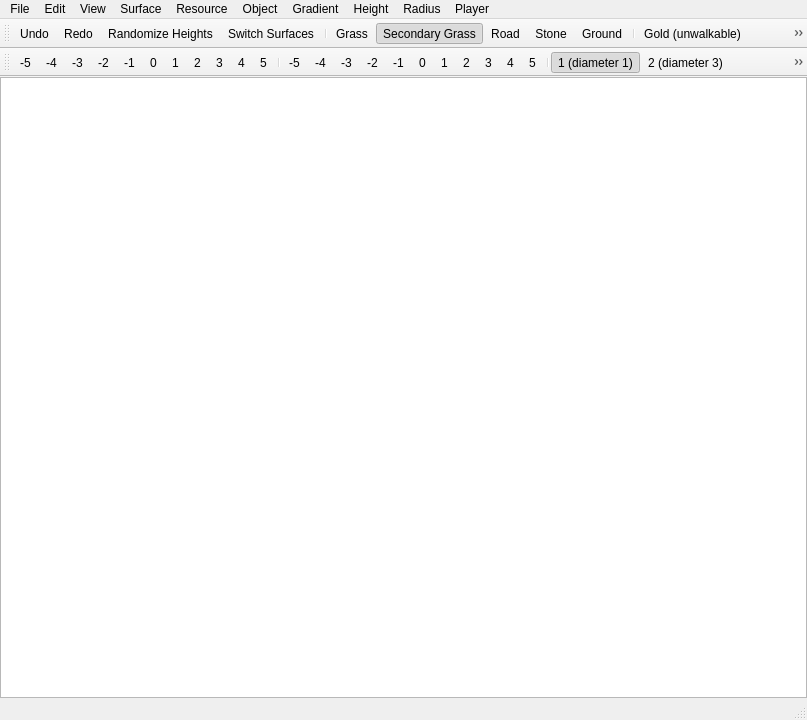
<?xml version="1.0" encoding="UTF-8"?>
<ui version="4.0">
 <author>Sebastian Riedel</author>
 <class>MainWindow</class>
 <widget class="QMainWindow" name="MainWindow">
  <property name="geometry">
   <rect>
    <x>0</x>
    <y>0</y>
    <width>807</width>
    <height>720</height>
   </rect>
  </property>
  <property name="windowTitle">
   <string>MegaGlest Map Editor</string>
  </property>
  <property name="windowIcon">
   <iconset resource="icons.qrc">
    <normaloff>:/mk/shared/editor.ico</normaloff>:/mk/shared/editor.ico</iconset>
  </property>
  <property name="locale">
   <locale language="English" country="UnitedStates"/>
  </property>
  <property name="iconSize">
   <size>
    <width>16</width>
    <height>16</height>
   </size>
  </property>
  <widget class="QWidget" name="centralWidget">
   <layout class="QVBoxLayout" name="verticalLayout">
    <property name="leftMargin">
     <number>0</number>
    </property>
    <property name="topMargin">
     <number>0</number>
    </property>
    <property name="rightMargin">
     <number>0</number>
    </property>
    <property name="bottomMargin">
     <number>0</number>
    </property>
    <item>
     <widget class="QGraphicsView" name="graphicsView">
      <property name="cursor" stdset="0">
       <cursorShape>CrossCursor</cursorShape>
      </property>
      <property name="mouseTracking">
       <bool>true</bool>
      </property>
      <property name="viewportUpdateMode">
       <enum>QGraphicsView::MinimalViewportUpdate</enum>
      </property>
     </widget>
    </item>
   </layout>
  </widget>
  <widget class="QMenuBar" name="menuBar">
   <property name="geometry">
    <rect>
     <x>0</x>
     <y>0</y>
     <width>807</width>
     <height>19</height>
    </rect>
   </property>
   <widget class="QMenu" name="menuFile">
    <property name="maximumSize">
     <size>
      <width>16777212</width>
      <height>16777215</height>
     </size>
    </property>
    <property name="title">
     <string>File</string>
    </property>
    <addaction name="actionNew"/>
    <addaction name="actionOpen"/>
    <addaction name="separator"/>
    <addaction name="actionSave"/>
    <addaction name="actionSave_as"/>
    <addaction name="separator"/>
    <addaction name="actionPreview"/>
    <addaction name="separator"/>
    <addaction name="actionQuit"/>
   </widget>
   <widget class="QMenu" name="menuEdit">
    <property name="title">
     <string>Edit</string>
    </property>
    <widget class="QMenu" name="menuMirror">
     <property name="title">
      <string>Mirror</string>
     </property>
     <addaction name="actionCopy_left_to_right"/>
     <addaction name="actionCopy"/>
     <addaction name="actionCopy_2"/>
     <addaction name="separator"/>
     <addaction name="actionRotate_Left_to_Right"/>
     <addaction name="actionTop_to_Bottom"/>
     <addaction name="actionBottem_LEeft_to_Top_Right"/>
     <addaction name="actionRotate_Top_Left_to_Bottom_Right"/>
    </widget>
    <addaction name="actionUndo"/>
    <addaction name="actionRedo"/>
    <addaction name="separator"/>
    <addaction name="actionReset_Players"/>
    <addaction name="actionResize"/>
    <addaction name="actionMirror"/>
    <addaction name="actionFlip_X"/>
    <addaction name="actionFlip_Y"/>
    <addaction name="menuMirror"/>
    <addaction name="actionRandomize_Heights"/>
    <addaction name="actionRandomize_Heights_Players"/>
    <addaction name="actionSwitch_Surfaces"/>
    <addaction name="actionInfo"/>
    <addaction name="actionAdvanced"/>
   </widget>
   <widget class="QMenu" name="menuView">
    <property name="title">
     <string>View</string>
    </property>
    <addaction name="actionReset_zoom_and_pos"/>
    <addaction name="actionGrid"/>
    <addaction name="actionHeigth_Map"/>
    <addaction name="actionWater"/>
    <addaction name="separator"/>
    <addaction name="actionHelp"/>
    <addaction name="actionAbout"/>
   </widget>
   <widget class="QMenu" name="menuSurface">
    <property name="title">
     <string>Surface</string>
    </property>
    <addaction name="actionGrass"/>
    <addaction name="actionSecondary_Grass"/>
    <addaction name="actionRoad"/>
    <addaction name="actionStone"/>
    <addaction name="actionGround"/>
   </widget>
   <widget class="QMenu" name="menuResource">
    <property name="title">
     <string>Resource</string>
    </property>
    <addaction name="separator"/>
    <addaction name="actionResource1"/>
    <addaction name="actionResource2"/>
    <addaction name="actionResource3"/>
    <addaction name="actionResource4"/>
    <addaction name="actionResource5"/>
   </widget>
   <widget class="QMenu" name="menuObject">
    <property name="title">
     <string>Object</string>
    </property>
    <addaction name="actionObject0"/>
    <addaction name="separator"/>
    <addaction name="actionObject1"/>
    <addaction name="actionObject2"/>
    <addaction name="actionObject3"/>
    <addaction name="actionObject4"/>
    <addaction name="actionObject5"/>
    <addaction name="actionObject6"/>
    <addaction name="actionObject7"/>
    <addaction name="actionObject8"/>
    <addaction name="actionObject9"/>
    <addaction name="actionObjectA"/>
   </widget>
   <widget class="QMenu" name="menuGradient">
    <property name="title">
     <string>Gradient</string>
    </property>
    <addaction name="actionGradient_5"/>
    <addaction name="actionGradient_4"/>
    <addaction name="actionGradient_3"/>
    <addaction name="actionGradient_2"/>
    <addaction name="actionGradient_1"/>
    <addaction name="actionGradient0"/>
    <addaction name="actionGradient1"/>
    <addaction name="actionGradient2"/>
    <addaction name="actionGradient3"/>
    <addaction name="actionGradient4"/>
    <addaction name="actionGradient5"/>
   </widget>
   <widget class="QMenu" name="menuHeight">
    <property name="title">
     <string>Height</string>
    </property>
    <addaction name="actionHeight_5"/>
    <addaction name="actionHeight_4"/>
    <addaction name="actionHeight_3"/>
    <addaction name="actionHeight_2"/>
    <addaction name="actionHeight_1"/>
    <addaction name="actionHeight0"/>
    <addaction name="actionHeight1"/>
    <addaction name="actionHeight2"/>
    <addaction name="actionHeight3"/>
    <addaction name="actionHeight4"/>
    <addaction name="actionHeight5"/>
   </widget>
   <widget class="QMenu" name="menuRadius">
    <property name="title">
     <string>Radius</string>
    </property>
    <addaction name="actionDiameter1"/>
    <addaction name="actionDiameter2"/>
    <addaction name="actionDiameter3"/>
    <addaction name="actionDiameter4"/>
    <addaction name="actionDiameter5"/>
    <addaction name="actionDiameter6"/>
    <addaction name="actionDiameter7"/>
    <addaction name="actionDiameter8"/>
    <addaction name="actionDiameter9"/>
   </widget>
   <widget class="QMenu" name="menuPlayer">
    <property name="title">
     <string>Player</string>
    </property>
    <addaction name="actionPlayer_1"/>
    <addaction name="actionPlayer_2"/>
    <addaction name="actionPlayer_3"/>
    <addaction name="actionPlayer_4"/>
    <addaction name="actionPlayer_5"/>
    <addaction name="actionPlayer_6"/>
    <addaction name="actionPlayer_7"/>
    <addaction name="actionPlayer_8"/>
   </widget>
   <addaction name="menuFile"/>
   <addaction name="menuEdit"/>
   <addaction name="menuView"/>
   <addaction name="menuSurface"/>
   <addaction name="menuResource"/>
   <addaction name="menuObject"/>
   <addaction name="menuGradient"/>
   <addaction name="menuHeight"/>
   <addaction name="menuRadius"/>
   <addaction name="menuPlayer"/>
  </widget>
  <widget class="QToolBar" name="mainToolBar">
   <property name="sizeIncrement">
    <size>
     <width>3</width>
     <height>0</height>
    </size>
   </property>
   <property name="windowTitle">
    <string>objects and surfaces</string>
   </property>
   <attribute name="toolBarArea">
    <enum>TopToolBarArea</enum>
   </attribute>
   <attribute name="toolBarBreak">
    <bool>false</bool>
   </attribute>
   <addaction name="actionUndo"/>
   <addaction name="actionRedo"/>
   <addaction name="actionRandomize_Heights"/>
   <addaction name="actionSwitch_Surfaces"/>
   <addaction name="separator"/>
   <addaction name="actionGrass"/>
   <addaction name="actionSecondary_Grass"/>
   <addaction name="actionRoad"/>
   <addaction name="actionStone"/>
   <addaction name="actionGround"/>
   <addaction name="separator"/>
   <addaction name="actionResource1"/>
   <addaction name="actionResource2"/>
   <addaction name="actionResource3"/>
   <addaction name="actionResource4"/>
   <addaction name="actionResource5"/>
   <addaction name="separator"/>
   <addaction name="actionObject0"/>
   <addaction name="actionObject1"/>
   <addaction name="actionObject2"/>
   <addaction name="actionObject3"/>
   <addaction name="actionObject4"/>
   <addaction name="actionObject5"/>
   <addaction name="actionObject6"/>
   <addaction name="actionObject7"/>
   <addaction name="actionObject8"/>
   <addaction name="actionObject9"/>
   <addaction name="actionObjectA"/>
  </widget>
  <widget class="QStatusBar" name="statusBar">
   <property name="styleSheet">
    <string notr="true">QStatusBar::item {
	border: 1px solid grey;
	border-radius: 3px;
	border-style: inset;
	margin-left: 1px;
	margin-right: 1px;
	font: 9pt &quot;Monospace&quot;;
}</string>
   </property>
  </widget>
  <widget class="QToolBar" name="toolBar">
   <property name="windowTitle">
    <string>Heights and diameters</string>
   </property>
   <attribute name="toolBarArea">
    <enum>TopToolBarArea</enum>
   </attribute>
   <attribute name="toolBarBreak">
    <bool>true</bool>
   </attribute>
   <addaction name="actionGradient_5"/>
   <addaction name="actionGradient_4"/>
   <addaction name="actionGradient_3"/>
   <addaction name="actionGradient_2"/>
   <addaction name="actionGradient_1"/>
   <addaction name="actionGradient0"/>
   <addaction name="actionGradient1"/>
   <addaction name="actionGradient2"/>
   <addaction name="actionGradient3"/>
   <addaction name="actionGradient4"/>
   <addaction name="actionGradient5"/>
   <addaction name="separator"/>
   <addaction name="actionHeight_5"/>
   <addaction name="actionHeight_4"/>
   <addaction name="actionHeight_3"/>
   <addaction name="actionHeight_2"/>
   <addaction name="actionHeight_1"/>
   <addaction name="actionHeight0"/>
   <addaction name="actionHeight1"/>
   <addaction name="actionHeight2"/>
   <addaction name="actionHeight3"/>
   <addaction name="actionHeight4"/>
   <addaction name="actionHeight5"/>
   <addaction name="separator"/>
   <addaction name="actionDiameter1"/>
   <addaction name="actionDiameter2"/>
   <addaction name="actionDiameter3"/>
   <addaction name="actionDiameter4"/>
   <addaction name="actionDiameter5"/>
   <addaction name="actionDiameter6"/>
   <addaction name="actionDiameter7"/>
   <addaction name="actionDiameter8"/>
   <addaction name="actionDiameter9"/>
  </widget>
  <action name="actionNew">
   <property name="text">
    <string>New</string>
   </property>
   <property name="shortcut">
    <string>Ctrl+N</string>
   </property>
  </action>
  <action name="actionOpen">
   <property name="text">
    <string>Open</string>
   </property>
   <property name="shortcut">
    <string>Ctrl+O</string>
   </property>
  </action>
  <action name="actionSave">
   <property name="text">
    <string>Save</string>
   </property>
   <property name="shortcut">
    <string>Ctrl+S</string>
   </property>
  </action>
  <action name="actionSave_as">
   <property name="text">
    <string>Save as ...</string>
   </property>
  </action>
  <action name="actionQuit">
   <property name="text">
    <string>Quit</string>
   </property>
   <property name="shortcut">
    <string>Ctrl+Q</string>
   </property>
  </action>
  <action name="actionUndo">
   <property name="icon">
    <iconset resource="icons.qrc">
     <normaloff>:/icons/edit_undo.png</normaloff>:/icons/edit_undo.png</iconset>
   </property>
   <property name="text">
    <string>Undo</string>
   </property>
   <property name="shortcut">
    <string>Ctrl+Z</string>
   </property>
  </action>
  <action name="actionRedo">
   <property name="icon">
    <iconset resource="icons.qrc">
     <normaloff>:/icons/edit_redo.png</normaloff>:/icons/edit_redo.png</iconset>
   </property>
   <property name="text">
    <string>Redo</string>
   </property>
   <property name="shortcut">
    <string>Ctrl+Y</string>
   </property>
  </action>
  <action name="actionReset_Players">
   <property name="text">
    <string>Reset Players...</string>
   </property>
  </action>
  <action name="actionResize">
   <property name="text">
    <string>Resize...</string>
   </property>
  </action>
  <action name="actionMirror">
   <property name="text">
    <string>Flip Diagonal</string>
   </property>
  </action>
  <action name="actionFlip_X">
   <property name="text">
    <string>Flip X</string>
   </property>
  </action>
  <action name="actionFlip_Y">
   <property name="text">
    <string>Flip Y</string>
   </property>
  </action>
  <action name="actionRandomize_Heights">
   <property name="icon">
    <iconset resource="icons.qrc">
     <normaloff>:/icons/edit_randomize-heights.png</normaloff>:/icons/edit_randomize-heights.png</iconset>
   </property>
   <property name="text">
    <string>Randomize Heights</string>
   </property>
  </action>
  <action name="actionRandomize_Heights_Players">
   <property name="text">
    <string>Randomize Heights/Players</string>
   </property>
  </action>
  <action name="actionSwitch_Surfaces">
   <property name="icon">
    <iconset resource="icons.qrc">
     <normaloff>:/icons/edit_switch-surfaces.png</normaloff>:/icons/edit_switch-surfaces.png</iconset>
   </property>
   <property name="text">
    <string>Switch Surfaces...</string>
   </property>
  </action>
  <action name="actionInfo">
   <property name="text">
    <string>Info...</string>
   </property>
  </action>
  <action name="actionAdvanced">
   <property name="text">
    <string>Advanced</string>
   </property>
  </action>
  <action name="actionReset_zoom_and_pos">
   <property name="text">
    <string>Reset zoom and pos</string>
   </property>
  </action>
  <action name="actionGrid">
   <property name="checkable">
    <bool>true</bool>
   </property>
   <property name="text">
    <string>Grid</string>
   </property>
  </action>
  <action name="actionHeigth_Map">
   <property name="checkable">
    <bool>true</bool>
   </property>
   <property name="text">
    <string>Heigth Map</string>
   </property>
  </action>
  <action name="actionWater">
   <property name="checkable">
    <bool>true</bool>
   </property>
   <property name="checked">
    <bool>true</bool>
   </property>
   <property name="text">
    <string>Hide Water</string>
   </property>
  </action>
  <action name="actionHelp">
   <property name="text">
    <string>Help...</string>
   </property>
   <property name="shortcut">
    <string>F1</string>
   </property>
  </action>
  <action name="actionAbout">
   <property name="text">
    <string>About...</string>
   </property>
  </action>
  <action name="actionGrass">
   <property name="checkable">
    <bool>true</bool>
   </property>
   <property name="icon">
    <iconset resource="icons.qrc">
     <normaloff>:/icons/brush_surface_grass1.png</normaloff>:/icons/brush_surface_grass1.png</iconset>
   </property>
   <property name="text">
    <string>Grass</string>
   </property>
  </action>
  <action name="actionSecondary_Grass">
   <property name="checkable">
    <bool>true</bool>
   </property>
   <property name="checked">
    <bool>true</bool>
   </property>
   <property name="icon">
    <iconset resource="icons.qrc">
     <normaloff>:/icons/brush_surface_grass2.png</normaloff>:/icons/brush_surface_grass2.png</iconset>
   </property>
   <property name="text">
    <string>Secondary Grass</string>
   </property>
  </action>
  <action name="actionRoad">
   <property name="checkable">
    <bool>true</bool>
   </property>
   <property name="icon">
    <iconset resource="icons.qrc">
     <normaloff>:/icons/brush_surface_road.png</normaloff>:/icons/brush_surface_road.png</iconset>
   </property>
   <property name="text">
    <string>Road</string>
   </property>
  </action>
  <action name="actionStone">
   <property name="checkable">
    <bool>true</bool>
   </property>
   <property name="icon">
    <iconset resource="icons.qrc">
     <normaloff>:/icons/brush_surface_stone.png</normaloff>:/icons/brush_surface_stone.png</iconset>
   </property>
   <property name="text">
    <string>Stone</string>
   </property>
  </action>
  <action name="actionGround">
   <property name="checkable">
    <bool>true</bool>
   </property>
   <property name="icon">
    <iconset resource="icons.qrc">
     <normaloff>:/icons/brush_surface_custom.png</normaloff>:/icons/brush_surface_custom.png</iconset>
   </property>
   <property name="text">
    <string>Ground</string>
   </property>
  </action>
  <action name="actionResource1">
   <property name="checkable">
    <bool>true</bool>
   </property>
   <property name="icon">
    <iconset resource="icons.qrc">
     <normaloff>:/icons/brush_resource_1-gold.png</normaloff>:/icons/brush_resource_1-gold.png</iconset>
   </property>
   <property name="text">
    <string>Gold (unwalkable)</string>
   </property>
  </action>
  <action name="actionResource2">
   <property name="checkable">
    <bool>true</bool>
   </property>
   <property name="icon">
    <iconset resource="icons.qrc">
     <normaloff>:/icons/brush_resource_2-stone.png</normaloff>:/icons/brush_resource_2-stone.png</iconset>
   </property>
   <property name="text">
    <string>Stone (unwalkable)</string>
   </property>
  </action>
  <action name="actionResource3">
   <property name="checkable">
    <bool>true</bool>
   </property>
   <property name="icon">
    <iconset resource="icons.qrc">
     <normaloff>:/icons/brush_resource_3.png</normaloff>:/icons/brush_resource_3.png</iconset>
   </property>
   <property name="text">
    <string>3 - custom</string>
   </property>
  </action>
  <action name="actionResource4">
   <property name="checkable">
    <bool>true</bool>
   </property>
   <property name="icon">
    <iconset resource="icons.qrc">
     <normaloff>:/icons/brush_resource_4.png</normaloff>:/icons/brush_resource_4.png</iconset>
   </property>
   <property name="text">
    <string>4 - custom</string>
   </property>
  </action>
  <action name="actionResource5">
   <property name="checkable">
    <bool>true</bool>
   </property>
   <property name="icon">
    <iconset resource="icons.qrc">
     <normaloff>:/icons/brush_resource_5.png</normaloff>:/icons/brush_resource_5.png</iconset>
   </property>
   <property name="text">
    <string>5 - custom</string>
   </property>
  </action>
  <action name="actionObject0">
   <property name="checkable">
    <bool>true</bool>
   </property>
   <property name="icon">
    <iconset resource="icons.qrc">
     <normaloff>:/icons/brush_none.png</normaloff>:/icons/brush_none.png</iconset>
   </property>
   <property name="text">
    <string>None (erase)</string>
   </property>
   <property name="shortcut">
    <string>Alt+0</string>
   </property>
  </action>
  <action name="actionObject1">
   <property name="checkable">
    <bool>true</bool>
   </property>
   <property name="icon">
    <iconset resource="icons.qrc">
     <normaloff>:/icons/brush_object_tree.png</normaloff>:/icons/brush_object_tree.png</iconset>
   </property>
   <property name="text">
    <string>Tree (harvestable)</string>
   </property>
  </action>
  <action name="actionObject2">
   <property name="checkable">
    <bool>true</bool>
   </property>
   <property name="icon">
    <iconset resource="icons.qrc">
     <normaloff>:/icons/brush_object_dead-tree.png</normaloff>:/icons/brush_object_dead-tree.png</iconset>
   </property>
   <property name="text">
    <string>Dead tree / Cactuses / Thornbush</string>
   </property>
  </action>
  <action name="actionObject3">
   <property name="checkable">
    <bool>true</bool>
   </property>
   <property name="icon">
    <iconset resource="icons.qrc">
     <normaloff>:/icons/brush_object_stone.png</normaloff>:/icons/brush_object_stone.png</iconset>
   </property>
   <property name="text">
    <string>Stone</string>
   </property>
  </action>
  <action name="actionObject4">
   <property name="checkable">
    <bool>true</bool>
   </property>
   <property name="icon">
    <iconset resource="icons.qrc">
     <normaloff>:/icons/brush_object_bush.png</normaloff>:/icons/brush_object_bush.png</iconset>
   </property>
   <property name="text">
    <string>Bush / Grass / Fern (walkable)</string>
   </property>
  </action>
  <action name="actionObject5">
   <property name="checkable">
    <bool>true</bool>
   </property>
   <property name="icon">
    <iconset resource="icons.qrc">
     <normaloff>:/icons/brush_object_water-object.png</normaloff>:/icons/brush_object_water-object.png</iconset>
   </property>
   <property name="text">
    <string>Water object / Reed / Papyrus (walkable)</string>
   </property>
  </action>
  <action name="actionObject6">
   <property name="checkable">
    <bool>true</bool>
   </property>
   <property name="icon">
    <iconset resource="icons.qrc">
     <normaloff>:/icons/brush_object_c1-bigtree.png</normaloff>:/icons/brush_object_c1-bigtree.png</iconset>
   </property>
   <property name="text">
    <string>Big tree / Old palm</string>
   </property>
  </action>
  <action name="actionObject7">
   <property name="checkable">
    <bool>true</bool>
   </property>
   <property name="icon">
    <iconset resource="icons.qrc">
     <normaloff>:/icons/brush_object_c2-hanged.png</normaloff>:/icons/brush_object_c2-hanged.png</iconset>
   </property>
   <property name="text">
    <string>Hanged / Impaled</string>
   </property>
  </action>
  <action name="actionObject8">
   <property name="checkable">
    <bool>true</bool>
   </property>
   <property name="icon">
    <iconset resource="icons.qrc">
     <normaloff>:/icons/brush_object_c3-statue.png</normaloff>:/icons/brush_object_c3-statue.png</iconset>
   </property>
   <property name="text">
    <string>Statues</string>
   </property>
  </action>
  <action name="actionObject9">
   <property name="checkable">
    <bool>true</bool>
   </property>
   <property name="icon">
    <iconset resource="icons.qrc">
     <normaloff>:/icons/brush_object_c4-bigrock.png</normaloff>:/icons/brush_object_c4-bigrock.png</iconset>
   </property>
   <property name="text">
    <string>Mountain</string>
   </property>
  </action>
  <action name="actionObjectA">
   <property name="checkable">
    <bool>true</bool>
   </property>
   <property name="icon">
    <iconset resource="icons.qrc">
     <normaloff>:/icons/brush_object_c5-blocking.png</normaloff>:/icons/brush_object_c5-blocking.png</iconset>
   </property>
   <property name="text">
    <string>Invisible Blocking Object</string>
   </property>
  </action>
  <action name="actionGradient_5">
   <property name="checkable">
    <bool>true</bool>
   </property>
   <property name="icon">
    <iconset resource="icons.qrc">
     <normaloff>:/icons/brush_gradient_n5.png</normaloff>:/icons/brush_gradient_n5.png</iconset>
   </property>
   <property name="text">
    <string>-5</string>
   </property>
  </action>
  <action name="actionGradient_4">
   <property name="checkable">
    <bool>true</bool>
   </property>
   <property name="icon">
    <iconset resource="icons.qrc">
     <normaloff>:/icons/brush_gradient_n4.png</normaloff>:/icons/brush_gradient_n4.png</iconset>
   </property>
   <property name="text">
    <string>-4</string>
   </property>
  </action>
  <action name="actionGradient_3">
   <property name="checkable">
    <bool>true</bool>
   </property>
   <property name="icon">
    <iconset resource="icons.qrc">
     <normaloff>:/icons/brush_gradient_n3.png</normaloff>:/icons/brush_gradient_n3.png</iconset>
   </property>
   <property name="text">
    <string>-3</string>
   </property>
  </action>
  <action name="actionGradient_2">
   <property name="checkable">
    <bool>true</bool>
   </property>
   <property name="icon">
    <iconset resource="icons.qrc">
     <normaloff>:/icons/brush_gradient_n2.png</normaloff>:/icons/brush_gradient_n2.png</iconset>
   </property>
   <property name="text">
    <string>-2</string>
   </property>
  </action>
  <action name="actionGradient_1">
   <property name="checkable">
    <bool>true</bool>
   </property>
   <property name="icon">
    <iconset resource="icons.qrc">
     <normaloff>:/icons/brush_gradient_n1.png</normaloff>:/icons/brush_gradient_n1.png</iconset>
   </property>
   <property name="text">
    <string>-1</string>
   </property>
  </action>
  <action name="actionGradient0">
   <property name="checkable">
    <bool>true</bool>
   </property>
   <property name="icon">
    <iconset resource="icons.qrc">
     <normaloff>:/icons/brush_gradient_0.png</normaloff>:/icons/brush_gradient_0.png</iconset>
   </property>
   <property name="text">
    <string>0</string>
   </property>
  </action>
  <action name="actionGradient1">
   <property name="checkable">
    <bool>true</bool>
   </property>
   <property name="icon">
    <iconset resource="icons.qrc">
     <normaloff>:/icons/brush_gradient_p1.png</normaloff>:/icons/brush_gradient_p1.png</iconset>
   </property>
   <property name="text">
    <string>1</string>
   </property>
  </action>
  <action name="actionGradient2">
   <property name="checkable">
    <bool>true</bool>
   </property>
   <property name="icon">
    <iconset resource="icons.qrc">
     <normaloff>:/icons/brush_gradient_p2.png</normaloff>:/icons/brush_gradient_p2.png</iconset>
   </property>
   <property name="text">
    <string>2</string>
   </property>
  </action>
  <action name="actionGradient3">
   <property name="checkable">
    <bool>true</bool>
   </property>
   <property name="icon">
    <iconset resource="icons.qrc">
     <normaloff>:/icons/brush_gradient_p3.png</normaloff>:/icons/brush_gradient_p3.png</iconset>
   </property>
   <property name="text">
    <string>3</string>
   </property>
  </action>
  <action name="actionGradient4">
   <property name="checkable">
    <bool>true</bool>
   </property>
   <property name="icon">
    <iconset resource="icons.qrc">
     <normaloff>:/icons/brush_gradient_p4.png</normaloff>:/icons/brush_gradient_p4.png</iconset>
   </property>
   <property name="text">
    <string>4</string>
   </property>
  </action>
  <action name="actionGradient5">
   <property name="checkable">
    <bool>true</bool>
   </property>
   <property name="icon">
    <iconset resource="icons.qrc">
     <normaloff>:/icons/brush_gradient_p5.png</normaloff>:/icons/brush_gradient_p5.png</iconset>
   </property>
   <property name="text">
    <string>5</string>
   </property>
  </action>
  <action name="actionHeight_5">
   <property name="checkable">
    <bool>true</bool>
   </property>
   <property name="icon">
    <iconset resource="icons.qrc">
     <normaloff>:/icons/brush_height_n5.png</normaloff>:/icons/brush_height_n5.png</iconset>
   </property>
   <property name="text">
    <string>-5</string>
   </property>
  </action>
  <action name="actionHeight_4">
   <property name="checkable">
    <bool>true</bool>
   </property>
   <property name="icon">
    <iconset resource="icons.qrc">
     <normaloff>:/icons/brush_height_n4.png</normaloff>:/icons/brush_height_n4.png</iconset>
   </property>
   <property name="text">
    <string>-4</string>
   </property>
  </action>
  <action name="actionHeight_3">
   <property name="checkable">
    <bool>true</bool>
   </property>
   <property name="icon">
    <iconset resource="icons.qrc">
     <normaloff>:/icons/brush_height_n3.png</normaloff>:/icons/brush_height_n3.png</iconset>
   </property>
   <property name="text">
    <string>-3</string>
   </property>
  </action>
  <action name="actionHeight_2">
   <property name="checkable">
    <bool>true</bool>
   </property>
   <property name="icon">
    <iconset resource="icons.qrc">
     <normaloff>:/icons/brush_height_n2.png</normaloff>:/icons/brush_height_n2.png</iconset>
   </property>
   <property name="text">
    <string>-2</string>
   </property>
  </action>
  <action name="actionHeight_1">
   <property name="checkable">
    <bool>true</bool>
   </property>
   <property name="icon">
    <iconset resource="icons.qrc">
     <normaloff>:/icons/brush_height_n1.png</normaloff>:/icons/brush_height_n1.png</iconset>
   </property>
   <property name="text">
    <string>-1</string>
   </property>
  </action>
  <action name="actionHeight0">
   <property name="checkable">
    <bool>true</bool>
   </property>
   <property name="icon">
    <iconset resource="icons.qrc">
     <normaloff>:/icons/brush_height_0.png</normaloff>:/icons/brush_height_0.png</iconset>
   </property>
   <property name="text">
    <string>0</string>
   </property>
  </action>
  <action name="actionHeight1">
   <property name="checkable">
    <bool>true</bool>
   </property>
   <property name="icon">
    <iconset resource="icons.qrc">
     <normaloff>:/icons/brush_height_p1.png</normaloff>:/icons/brush_height_p1.png</iconset>
   </property>
   <property name="text">
    <string>1</string>
   </property>
  </action>
  <action name="actionHeight2">
   <property name="checkable">
    <bool>true</bool>
   </property>
   <property name="icon">
    <iconset resource="icons.qrc">
     <normaloff>:/icons/brush_height_p2.png</normaloff>:/icons/brush_height_p2.png</iconset>
   </property>
   <property name="text">
    <string>2</string>
   </property>
  </action>
  <action name="actionHeight3">
   <property name="checkable">
    <bool>true</bool>
   </property>
   <property name="icon">
    <iconset resource="icons.qrc">
     <normaloff>:/icons/brush_height_p3.png</normaloff>:/icons/brush_height_p3.png</iconset>
   </property>
   <property name="text">
    <string>3</string>
   </property>
  </action>
  <action name="actionHeight4">
   <property name="checkable">
    <bool>true</bool>
   </property>
   <property name="icon">
    <iconset resource="icons.qrc">
     <normaloff>:/icons/brush_height_p4.png</normaloff>:/icons/brush_height_p4.png</iconset>
   </property>
   <property name="text">
    <string>4</string>
   </property>
  </action>
  <action name="actionHeight5">
   <property name="checkable">
    <bool>true</bool>
   </property>
   <property name="icon">
    <iconset resource="icons.qrc">
     <normaloff>:/icons/brush_height_p5.png</normaloff>:/icons/brush_height_p5.png</iconset>
   </property>
   <property name="text">
    <string>5</string>
   </property>
  </action>
  <action name="actionDiameter1">
   <property name="checkable">
    <bool>true</bool>
   </property>
   <property name="checked">
    <bool>true</bool>
   </property>
   <property name="icon">
    <iconset resource="icons.qrc">
     <normaloff>:/icons/radius_1.png</normaloff>:/icons/radius_1.png</iconset>
   </property>
   <property name="text">
    <string>1 (diameter 1)</string>
   </property>
   <property name="shortcut">
    <string>Alt+1</string>
   </property>
  </action>
  <action name="actionDiameter2">
   <property name="checkable">
    <bool>true</bool>
   </property>
   <property name="icon">
    <iconset resource="icons.qrc">
     <normaloff>:/icons/radius_2.png</normaloff>:/icons/radius_2.png</iconset>
   </property>
   <property name="text">
    <string>2 (diameter 3)</string>
   </property>
   <property name="shortcut">
    <string>Alt+2</string>
   </property>
  </action>
  <action name="actionDiameter3">
   <property name="checkable">
    <bool>true</bool>
   </property>
   <property name="icon">
    <iconset resource="icons.qrc">
     <normaloff>:/icons/radius_3.png</normaloff>:/icons/radius_3.png</iconset>
   </property>
   <property name="text">
    <string>3 (diameter 5)</string>
   </property>
   <property name="shortcut">
    <string>Alt+3</string>
   </property>
  </action>
  <action name="actionDiameter4">
   <property name="checkable">
    <bool>true</bool>
   </property>
   <property name="icon">
    <iconset resource="icons.qrc">
     <normaloff>:/icons/radius_4.png</normaloff>:/icons/radius_4.png</iconset>
   </property>
   <property name="text">
    <string>4 (diameter 7)</string>
   </property>
   <property name="shortcut">
    <string>Alt+4</string>
   </property>
  </action>
  <action name="actionDiameter5">
   <property name="checkable">
    <bool>true</bool>
   </property>
   <property name="icon">
    <iconset resource="icons.qrc">
     <normaloff>:/icons/radius_5.png</normaloff>:/icons/radius_5.png</iconset>
   </property>
   <property name="text">
    <string>5 (diameter 9)</string>
   </property>
   <property name="shortcut">
    <string>Alt+5</string>
   </property>
  </action>
  <action name="actionDiameter6">
   <property name="checkable">
    <bool>true</bool>
   </property>
   <property name="icon">
    <iconset resource="icons.qrc">
     <normaloff>:/icons/radius_6.png</normaloff>:/icons/radius_6.png</iconset>
   </property>
   <property name="text">
    <string>6 (diameter 11)</string>
   </property>
   <property name="shortcut">
    <string>Alt+6</string>
   </property>
  </action>
  <action name="actionDiameter7">
   <property name="checkable">
    <bool>true</bool>
   </property>
   <property name="icon">
    <iconset resource="icons.qrc">
     <normaloff>:/icons/radius_7.png</normaloff>:/icons/radius_7.png</iconset>
   </property>
   <property name="text">
    <string>7 (diameter 13)</string>
   </property>
   <property name="shortcut">
    <string>Alt+7</string>
   </property>
  </action>
  <action name="actionDiameter8">
   <property name="checkable">
    <bool>true</bool>
   </property>
   <property name="icon">
    <iconset resource="icons.qrc">
     <normaloff>:/icons/radius_8.png</normaloff>:/icons/radius_8.png</iconset>
   </property>
   <property name="text">
    <string>8 (diameter 15)</string>
   </property>
   <property name="shortcut">
    <string>Alt+8</string>
   </property>
  </action>
  <action name="actionDiameter9">
   <property name="checkable">
    <bool>true</bool>
   </property>
   <property name="icon">
    <iconset resource="icons.qrc">
     <normaloff>:/icons/radius_9.png</normaloff>:/icons/radius_9.png</iconset>
   </property>
   <property name="text">
    <string>9 (diameter 17)</string>
   </property>
   <property name="shortcut">
    <string>Alt+9</string>
   </property>
  </action>
  <action name="actionPlayer_1">
   <property name="icon">
    <iconset resource="icons.qrc">
     <normaloff>:/icons/brush_players_red.png</normaloff>:/icons/brush_players_red.png</iconset>
   </property>
   <property name="text">
    <string>Player 1 Red</string>
   </property>
  </action>
  <action name="actionPlayer_2">
   <property name="icon">
    <iconset resource="icons.qrc">
     <normaloff>:/icons/brush_players_blue.png</normaloff>:/icons/brush_players_blue.png</iconset>
   </property>
   <property name="text">
    <string>Player 2 Blue</string>
   </property>
  </action>
  <action name="actionPlayer_3">
   <property name="icon">
    <iconset resource="icons.qrc">
     <normaloff>:/icons/brush_players_green.png</normaloff>:/icons/brush_players_green.png</iconset>
   </property>
   <property name="text">
    <string>Player 3 Green</string>
   </property>
  </action>
  <action name="actionPlayer_4">
   <property name="icon">
    <iconset resource="icons.qrc">
     <normaloff>:/icons/brush_players_yellow.png</normaloff>:/icons/brush_players_yellow.png</iconset>
   </property>
   <property name="text">
    <string>Player 4 Yellow</string>
   </property>
  </action>
  <action name="actionPlayer_5">
   <property name="icon">
    <iconset resource="icons.qrc">
     <normaloff>:/icons/brush_players_white.png</normaloff>:/icons/brush_players_white.png</iconset>
   </property>
   <property name="text">
    <string>Player 5 White</string>
   </property>
  </action>
  <action name="actionPlayer_6">
   <property name="icon">
    <iconset resource="icons.qrc">
     <normaloff>:/icons/brush_players_cyan.png</normaloff>:/icons/brush_players_cyan.png</iconset>
   </property>
   <property name="text">
    <string>Player 6 Cyan</string>
   </property>
  </action>
  <action name="actionPlayer_7">
   <property name="icon">
    <iconset resource="icons.qrc">
     <normaloff>:/icons/brush_players_orange.png</normaloff>:/icons/brush_players_orange.png</iconset>
   </property>
   <property name="text">
    <string>Player 7 Orange</string>
   </property>
  </action>
  <action name="actionPlayer_8">
   <property name="icon">
    <iconset resource="icons.qrc">
     <normaloff>:/icons/brush_players_pink.png</normaloff>:/icons/brush_players_pink.png</iconset>
   </property>
   <property name="text">
    <string>Player 8 Pink</string>
   </property>
  </action>
  <action name="actionCopy_left_to_right">
   <property name="text">
    <string>Copy Left to Right</string>
   </property>
  </action>
  <action name="actionCopy">
   <property name="text">
    <string>Copy Top to Bottom</string>
   </property>
  </action>
  <action name="actionCopy_2">
   <property name="text">
    <string>Copy bottom left to top right</string>
   </property>
  </action>
  <action name="actionRotate_Left_to_Right">
   <property name="text">
    <string>Rotate Left to Right</string>
   </property>
  </action>
  <action name="actionTop_to_Bottom">
   <property name="text">
    <string>Rotate Top to Bottom</string>
   </property>
  </action>
  <action name="actionBottem_LEeft_to_Top_Right">
   <property name="text">
    <string>Rotate Bottem Left to Top Right</string>
   </property>
  </action>
  <action name="actionRotate_Top_Left_to_Bottom_Right">
   <property name="text">
    <string>Rotate Top Left to Bottom Right</string>
   </property>
  </action>
  <action name="actionPreview">
   <property name="text">
    <string>Preview</string>
   </property>
  </action>
 </widget>
 <layoutdefault spacing="6" margin="11"/>
 <resources>
  <include location="icons.qrc"/>
 </resources>
 <connections>
  <connection>
   <sender>actionQuit</sender>
   <signal>triggered()</signal>
   <receiver>MainWindow</receiver>
   <slot>close()</slot>
   <hints>
    <hint type="sourcelabel">
     <x>-1</x>
     <y>-1</y>
    </hint>
    <hint type="destinationlabel">
     <x>290</x>
     <y>184</y>
    </hint>
   </hints>
  </connection>
 </connections>
</ui>
